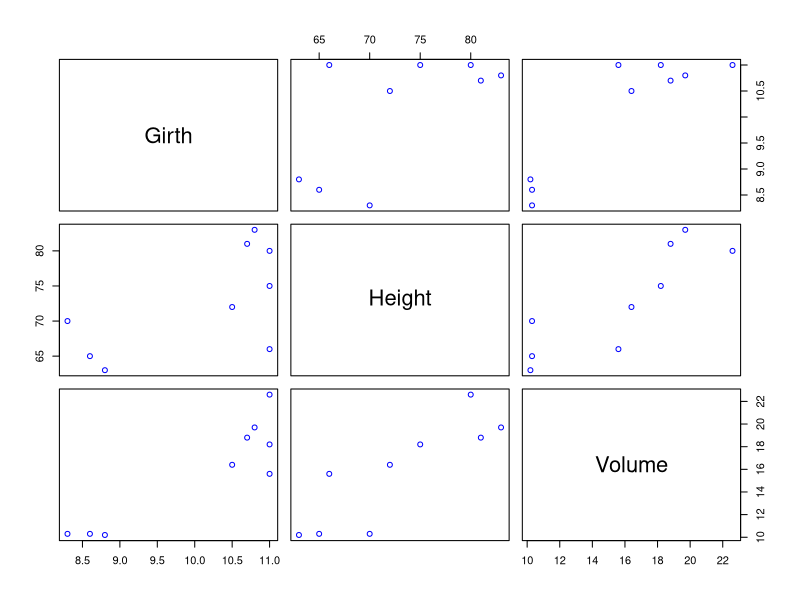
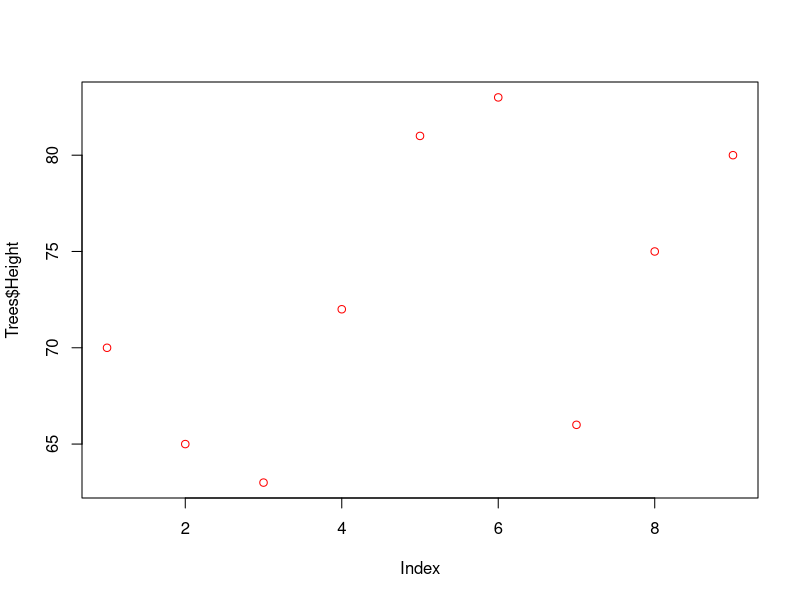
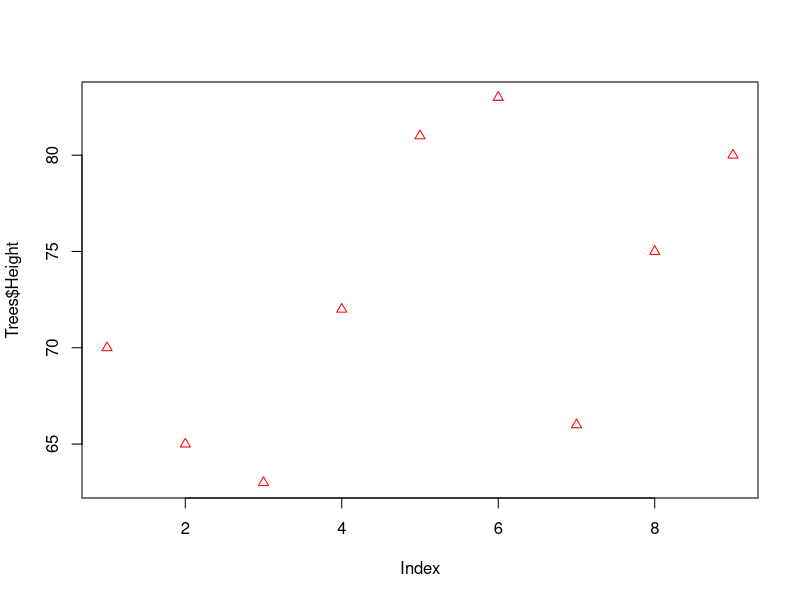
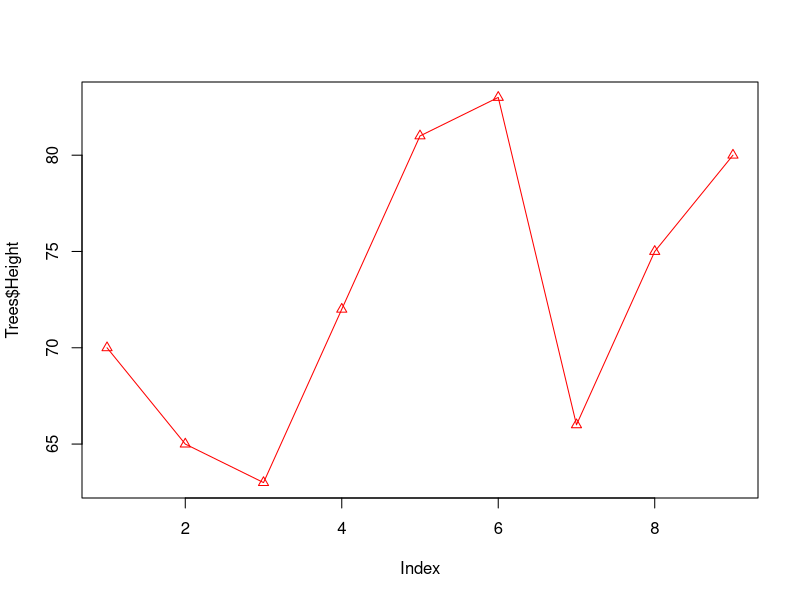
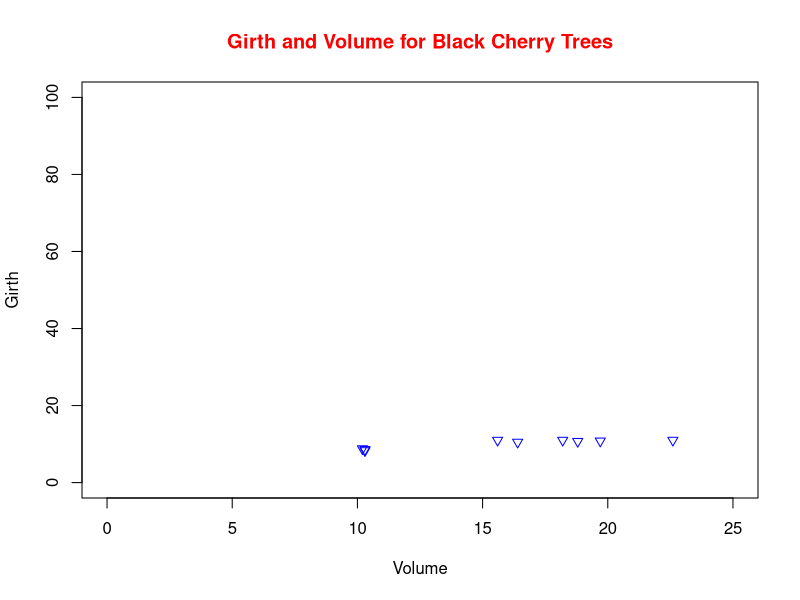

Here is the R script that generated these plots, in order:
# Scatter graph is a type of chart using Cartesian coordinates to display values
# for two variables for a set of data

# The graph looks like a bunch of dots

# It is used to display the relationship between two quantitative variables.

library(readxl)
Trees<-read_excel("3-Trees.xlsx")
View(Trees)

# Scatterplot for entire dataset at once
plot(Trees,col="blue")

# scatter plot for single dataset
plot(Trees$Height,col="red")

# changes the points shape and size
plot(Trees$Height,col="red",cex=1,pch=24)


# add lines and points
plot(Trees$Height,col="red",type="o",cex=1,pch=24)

# plot between girth and volume
plot(Girth ~ Volume,
     data = Trees,
     main="Girth and Volume for Black Cherry Trees",
     col.main="red",pch=6,cex=1,col="blue",
     xlim=c(0,25),
     ylim=c(0,100)) 
